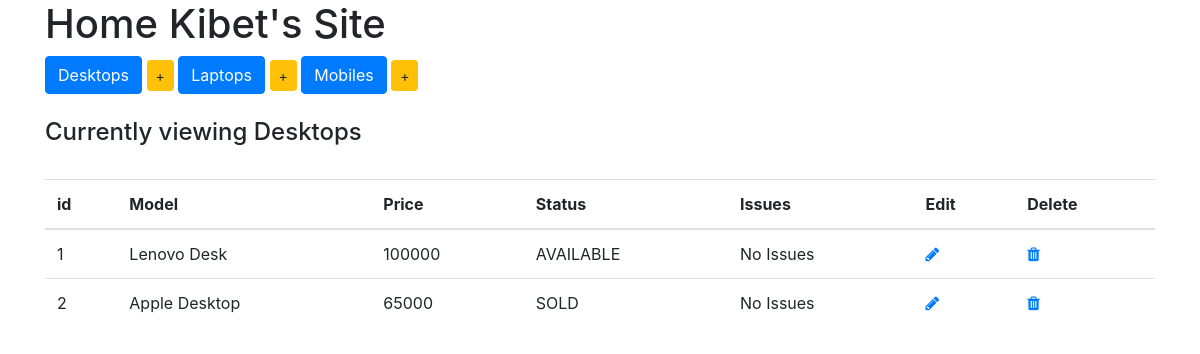
/Desktops/, run on an earlier commit of the app's database.
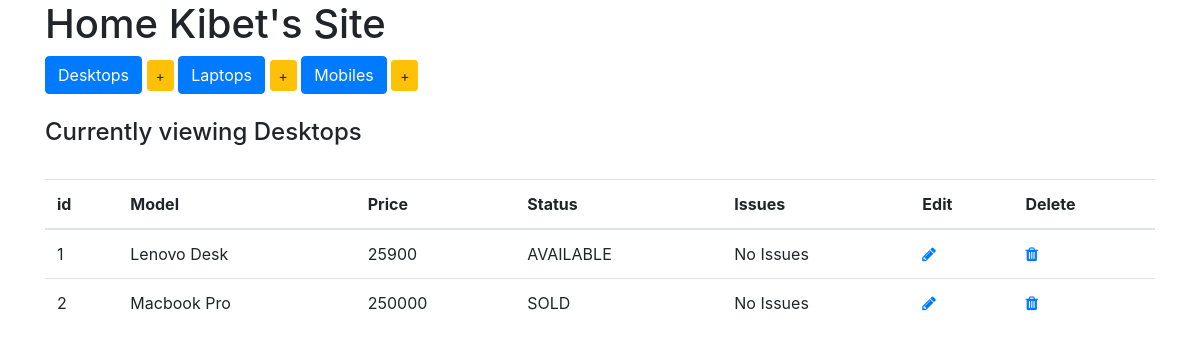
And on a later commit of the database.
### Inventory_management/models.py (models this page shows, shortened)
class Device(models.Model):
    type = models.CharField(max_length=200, blank=False)
    price = models.IntegerField()
    choices = (
        ('AVAILABLE', 'Item ready to be purchased'),
        ('SOLD', 'Item already purchased'),
        ('RESTOCKING', 'Item restocking in few days')
    )
    status = models.CharField(max_length=10, choices=choices, default='SOLD')
    issues = models.CharField(max_length=50, default="No Issues")
    class Meta:
        abstract = True

class Desktop(Device):
    pass

### Inventory_management/views.py (the view)
# urls.py: url(r'^Desktops/$', display_desktops, name='display_desktops'),
def display_desktops(request):
	items = Desktop.objects.all()
	context = {
		'items': items,
		'header': 'Desktops'
	}
	return render(request, 'inventory/index.html', context)

### Inventory_management/templates/inventory/index.html (shortened to what this page needs)
{% extends 'inventory/base.html' %}
{% block content %}
	<h1>Home Kibet's Site</h1>
	<div class="button-group">
		<a href="{% url 'display_desktops' %}" class="btn btn-primary btn-md">Desktops</a>
		<a href="{% url 'add_desktops' %}" class="btn btn-warning btn-sm">+</a>
		<a href="{% url 'display_laptops' %}" class="btn btn-primary btn-md">Laptops</a>
		<a href="{% url 'add_laptops' %}" class="btn btn-warning btn-sm">+</a>
		<a href="{% url 'display_mobiles' %}" class="btn btn-primary btn-md">Mobiles</a>
		<a href="{% url 'add_mobiles' %}" class="btn btn-warning btn-sm">+</a>
	</div>
	<br>
	<h4>Currently viewing {{ header }}</h4>
	<br>
	<table class="table table-hover">
		<thead>
			<tr>
				<th>id</th>
				<th>Model</th>
				<th>Price</th>
				<th>Status</th>
				<th>Issues</th>
				<th>Edit</th>
				<th>Delete</th>
			</tr>
		</thead>
		<tbody>
			{% for item in items %}
				<tr>
					<td>{{ item.pk }}</td>
					<td>{{ item.type }}</td>
					<td>{{ item.price }}</td>
					<td>{{ item.status }}</td>
					<td>{{ item.issues }}</td>
					{% if header|lower == "Desktops" %}
						<td>
							<a href="{% url 'edit_desktop' item.pk %}"><i class="fa fa-pencil" aria-hidden="true"></i></a>
						</td>
						<td>
							<a href="{% url 'delete_desktop' item.pk %}"><i class="fa fa-trash" aria-hidden="true"></i></a>
						</td>
					{% else %}
						<td>
							<a href="{% url 'edit_mobile' item.pk %}"><i class="fa fa-pencil" aria-hidden="true"></i></a>
						</td>
						<td>
							<a href="{% url 'delete_mobile' item.pk %}"><i class="fa fa-trash" aria-hidden="true"></i></a>
						</td>
					{% endif %}
				</tr>
			{% endfor %}
		</tbody>
	</table>
{% endblock %}

What changed in the data, as far as the page shows it:
changed Desktop "Lenovo Desk": price "100000" → "25900"
changed Desktop "SOLD": type "Apple Desktop" → "Macbook Pro"; price "65000" → "250000"
